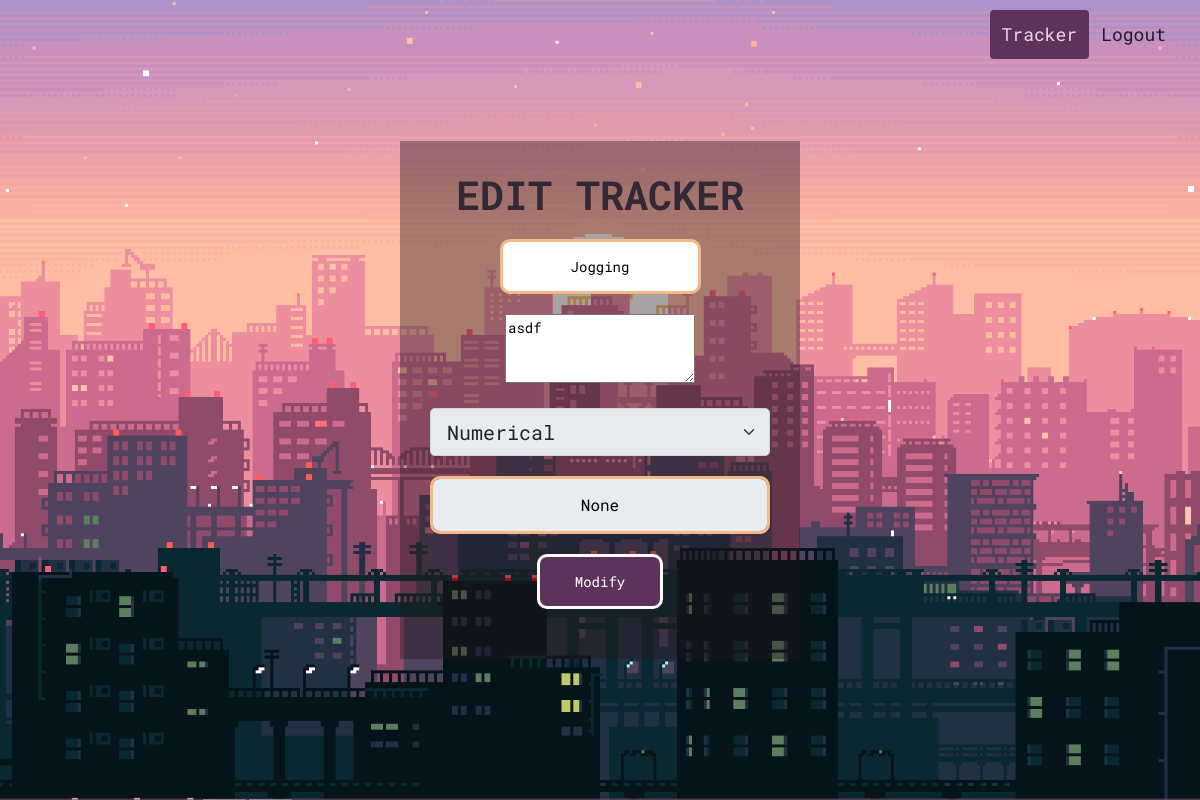
Screenshot of /user/sri/2/edit (signed in) with the database file from the repository.
### app.py (models this page shows)
class Activity(db.Model):
    __tablename__ = 'activity_db'
    id = db.Column(db.Integer, primary_key=True, autoincrement=True)
    activity = db.Column(db.String)
    description = db.Column(db.String)
    tracker_type = db.Column(db.String)
    date = datetime.datetime.now()
    mselect = db.Column(db.String(150), nullable=True)
    user_id = db.Column(db.Integer, db.ForeignKey('user_db.id'))
    activity_data = db.relationship('TrackerData', backref="tracker")

### app.py (the view, shortened to what this page needs)
@app.route('/user/<username>/<int:tid>/edit', methods=['GET', 'POST'])
def edit_tracker(username, tid):
    if(request.method == 'GET'):
        username = session.get('name')
        curr_tracker = db.session.query(
            Activity).filter(Activity.id == tid).first()
        print(curr_tracker.mselect)
        return render_template('edit_tracker.html', tracker=curr_tracker, name=username)

### templates/edit_tracker.html (shortened to what this page needs)
<!DOCTYPE html>
<html>
<head>
    <link href="https://cdn.jsdelivr.net/npm/bootstrap@5.1.3/dist/css/bootstrap.min.css" rel="stylesheet"
>
    <link rel="stylesheet" href="/static/css/addtracker.css">
</head>
<body>
    <div class="container-fluid banner">
        <div class="col-md-6 offset-md-3">
            <form class="box" method="POST">
                <h1>Edit Tracker</h1>
                <input type="text" name="activity" value="{{tracker.activity}}" placeholder="Name of Tracker" required>
                <textarea class="span6" rows="3" name="description" placeholder="Description"
                    required>{% if tracker %}{{tracker.description}}{%endif%}</textarea>
                <select id="tracker_type" value="{{tracker.tracker_type}}" name="tracker_type"
                    class="form-select form-select-lg mb-3" style="margin: 20px auto;" aria-label="Tracker Type"
                    disabled>
                    <option {% if tracker.tracker_type=="integer" %} selected {% endif %} value="integer">Numerical
                    </option>
                </select>
                <input type="text" class="form-control" value="{{tracker.mselect}}" id="settings" name="settings"
                    placeholder="Settings" disabled>
                    <input type="submit" style="color: white;background-color: rgb(94, 51, 91); class="btn btn-primary" value="Modify">
            </form>
        </div>
        <div class="header">
            <div class="header-right">
                <a class="active" href='/user/{{name}}'>Tracker</a>
                <a href='{{url_for("logout")}}'>Logout</a>
            </div>
        </div>
    </div>
</body>
</html>

### static/css/addtracker.css (style rules this page uses)
body { margin: 0; padding: 0; font-family: 'Roboto Mono', sans-serif; font-size: 14px; color: black; }
input::placeholder { font-family: 'Roboto Mono', sans-serif; }
.banner { height: 100vh; width: 100%; background: url("../images/bg3.jpg"); background-position: top; background-size: cover; background-repeat: none; }
.box { width: 400px; padding: 30px; top: 50%; position: absolute; left: 50%; font-family: 'Roboto Mono', sans-serif; transform: translate(-50%, -50%); background: rgba(36, 23, 28, 0.4); text-align: center; }
.box h1 { color: rgb(50, 41, 53); text-transform: uppercase; font-weight: 700; }
.box input[type="text"], .box input[type="email"], .box input[type="password"] { border: 0; display: block; margin: 20px auto; text-align: center; border: 3px solid rgb(245, 185, 136); padding: 14px 10px; width: 220 px; outline: none; color: rgb(0, 0, 0); border-radius: 10px; transition: 0.25px; }
.box input[type="submit"] { border: 0; display: block; margin: 20px auto; text-align: center; border: 3px solid; padding: 14px 35px; outline: none; color: rgb(24, 22, 15); border-radius: 10px; transition: 0.25px; cursor: pointer; }
.header { overflow: hidden; padding: 10px 10px; font-family: 'Roboto Mono'; }
.header a { float: left; color: rgb(39, 24, 39); text-align: center; padding: 12px; font-family: 'Roboto Mono'; text-decoration: none; font-size: 18px; line-height: 25px; border-radius: 4px; }
.header a.active { background-color: rgb(94, 51, 91); color: rgb(236, 213, 232); }
.header-right { float: right; }

### rows the page displays
Activity: activity "Jogging", description "asdf", tracker_type "Numerical", settings "None"
